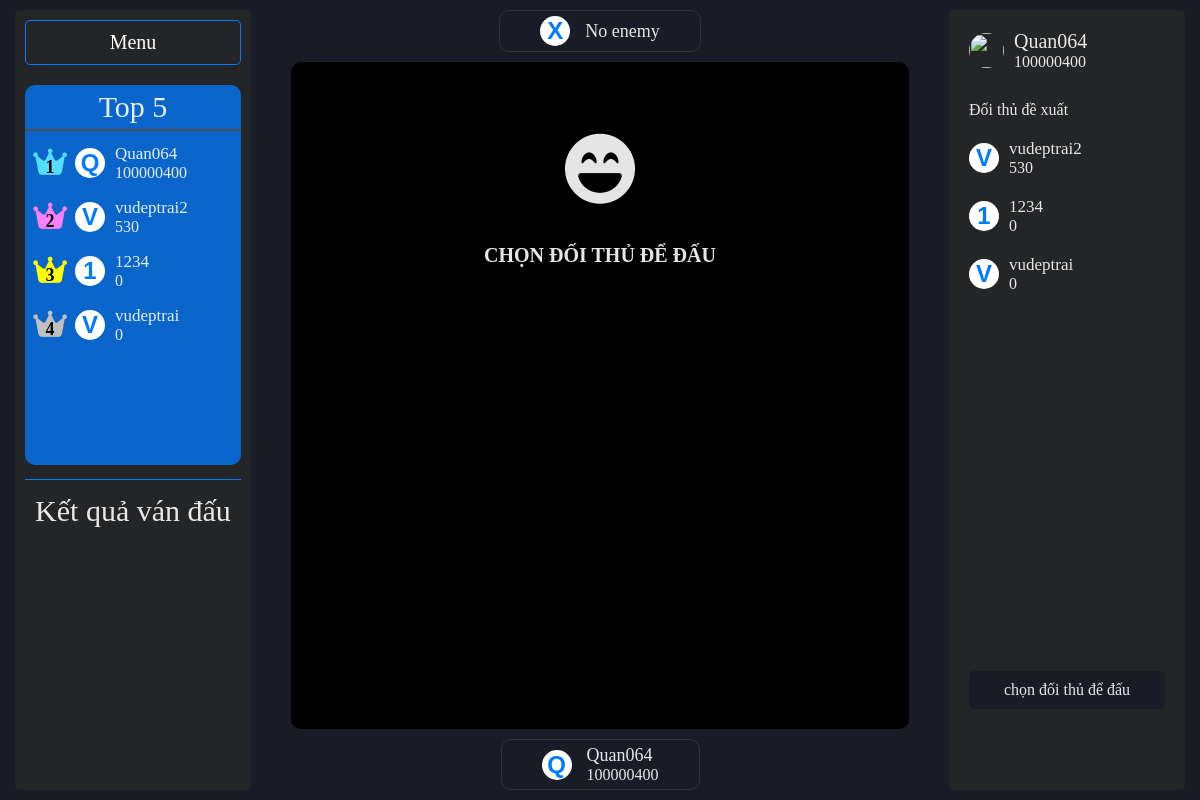
The page /bot_bot (signed in) on the database as committed earlier.
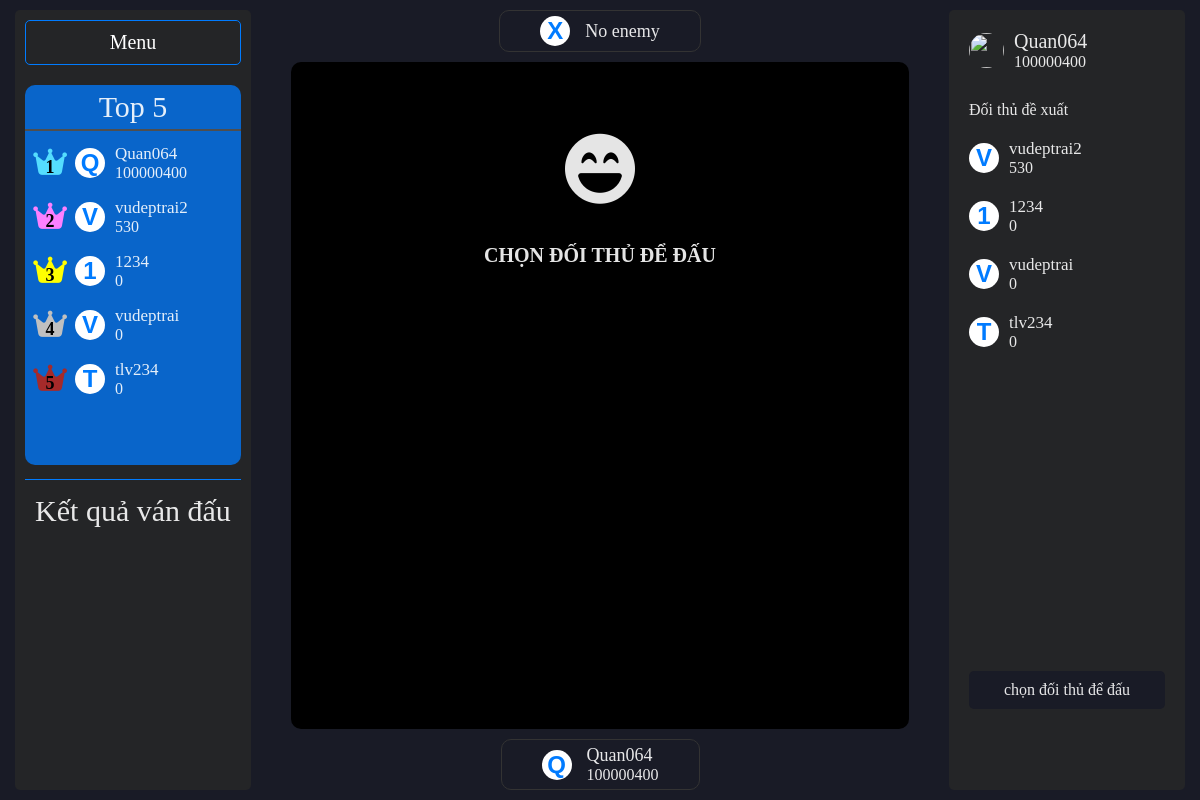
The same page on the database as committed later.
### main.py (models this page shows)
class User(db.Model, UserMixin):
    username:str
    elo:str
    fightable:bool
    id = db.Column(db.Integer, primary_key=True)
    username = db.Column(db.String(20), unique=True, nullable=False)
    password = db.Column(db.String(80), nullable=False)
    elo = db.Column(db.Integer)
    fightable = db.Column(db.Boolean)

### main.py (the view)
@app.route('/bot_bot')
@login_required
def bot_bot():
    if 'secret_key' in session:
        user = User.query.where(User.username == session['username']).first()
        login_user(user)
        users = [(i.username, i.elo) for i in User.query.filter(User.username != current_user.username, User.fightable == True).order_by(User.elo.desc()).limit(10).all()]
        rank_board = [(i.username, i.elo) for i in User.query.filter(User.fightable == True).order_by(User.elo.desc()).limit(5).all()]
        return render_template('bot_bot.html', users = users, rank_board = rank_board)
    else:
        if current_user:
            logout_user()
        return redirect(url_for('login'))

### main.py (called while the page is built)
@login_manager.user_loader
def load_user(user_id):
    return User.query.get(int(user_id))

### templates/bot_bot.html (shortened to what this page needs)
<!DOCTYPE html>
<html lang="en">
<head>
    <link rel="stylesheet" href="../static/css/style.css">
    <link rel="stylesheet" href="../static/css/bot_bot.css">
    <link rel="stylesheet" href="../static/css/animation.css">
    <link rel="stylesheet" href="https://cdnjs.cloudflare.com/ajax/libs/font-awesome/6.5.1/css/all.min.css">
</head>
<body>
    <div class="container">
        <div class="side_bar-left">
            <a href="{{ url_for('menu') }}" class="menu_btn">Menu</a>
            <ul class="rank_board_list">
                <div class="rank_board_header">Top 5</div>
                {% for i in rank_board %}
                    <li class="warrior" data-name={{i[0]}} data-elo={{i[1]}}>
                        <div class="warrior_rank">
                            <i class="fa-solid fa-crown crown"></i>
                            <div class="rank">1</div>
                        </div>
                        <div class="warrior-avatar"><p>{{i[0][0].upper()}}</p></div>
                        <div class="warrior-info">
                            <div class="warrior-info--name">{{i[0]}}</div>
                            <div class="warrior-info--elo">{{i[1]}}</div>
                        </div>
                    </li>
                {% endfor %}
            </ul>
            <div class="info_header">Kết quả ván đấu</div>
        </div>
        <div class="content">
            <div class="enemy">
                <div class="enemy_ava">X</div>
                <div class="enemy_info">
                    <div class="enemy-name">No enemy</div>
                </div>
            </div>
            <div class="fight_screen">
                <div class="fight_screen-standby">
                    <i class="fa-solid fa-face-laugh-beam"></i>
                    CHỌN ĐỐI THỦ ĐỂ ĐẤU
                </div>
            </div>
            <div class="user">
                <div class="user_ava">{{current_user.username[0].upper()}}</div>
                <div class="user_info">
                    <div class="user-name">{{current_user.username}}</div>
                    <div class="user-elo">{{current_user.elo}}</div>
                </div>
            </div>
        </div>
        <div class="side_bar">
            <div class="side_bar-header">
                <img src="https://static.vecteezy.com/system/resources/thumbnails/003/682/252/small/pink-blue-v-alphabet-letter-logo-icon-design-with-swoosh-for-business-and-company-vector.jpg" class="user-avatar"></img>
                <div class="user-info">
                    <div class="user-info--name">{{current_user.username}}</div>
                    <div class="user-info--elo">{{current_user.elo}}</div>
                </div>
            </div>
            <div class="side_bar-content">Đối thủ đề xuất</div>
            <ul class="side_bar-player-list">
                {% for i in users %}
                    <li class="player" data-name={{i[0]}} data-elo={{i[1]}}>
                        <div class="player-avatar"><p>{{i[0][0].upper()}}</p></div>
                        <div class="player-info">
                        <div class="player-info--name">{{i[0]}}</div>
                        <div class="player-info--elo">{{i[1]}}</div>
                        </div>
                    </li>
                {% endfor %}
            </ul>
            <div class="fight_btn">chọn đối thủ để đấu</div>
        </div>
    </div>
</body>
</html>

### static/css/style.css (style rules this page uses)
:root { --primary-color: #121212; --secondary-color: #1E1E1E; --text-primary: #000; --text-secondary: #333; }
* { margin: 0; padding: 0px; border: 0; font-size: 100%; list-style: none; box-sizing: border-box; }

### static/css/bot_bot.css (style rules this page uses)
body { height: 100vh; max-height: 100vh; background-color: #191B26; color: rgba(255, 255, 255, 0.898); }
.container { display: flex; height: 100%; padding: 10px; }
.menu_btn { display: block; text-decoration: none; color: #fff; font-size: 20px; padding: 10px 40px; margin-bottom: 20px; border: 1px solid #007BFF; border-radius: 5px; text-align: center; cursor: pointer; transition: all .2s linear; }
.side_bar-left { margin: 0 40px 0 5px; width: 20%; height: 100%; background-color: #242527; padding: 10px 10px; border-radius: 5px; }
.rank_board_list { height: 50%; overflow-y: scroll; background-color: #007bffc0; border-radius: 10px; }
.rank_board_header { text-align: center; font-size: 30px; padding: 5px 0; border-bottom: 2px solid #4f4e4e; margin-bottom: 5px; }
.warrior { display: flex; align-items: center; padding: 8px 10px; cursor: pointer; user-select: none; border-radius: 10px; }
.warrior_rank { display: flex; align-items:end; justify-content: center; margin: 0 5px auto 0; width: 30px; height: 30px; position: relative; }
.crown { position: absolute; color: yellow; font-size: 30px; top: 50%; left: 50%; transform: translate(-50%, -40%); }
.rank { position: absolute; font-size: 16px; color: #000; font-weight: bold; font-size: 18px; top: 50%; left: 50%; transform: translate(-50%, -10%); }
.warrior-avatar { font-family: Arial, Helvetica, sans-serif; display: flex; align-items: center; justify-content: center; width: 30px; height: 30px; border-radius: 50%; margin-right: 10px; margin-left: 5px; background-color: #fff; color: #007BFF; font-size: 24px; font-weight: bold; }
.warrior-info--name { font-size: 17px; }
.info_header { font-size: 30px; padding-top: 14px; margin-top: 14px; border-top: 1px solid #007BFF; text-align: center; }
.content { flex: 1; display: flex; flex-direction: column; justify-content: space-between; align-items: center; height: 100%; margin: auto 40px auto auto; }
.user, .enemy { display: flex; align-items: center; margin: 0 0 10px 0; padding: 5px 40px; border-radius: 10px; border: 1px solid #333; transition: all .5s linear; }
.user { margin: 10px 0 0 0; }
.user_ava, .enemy_ava { font-family: Arial, Helvetica, sans-serif; display: flex; align-items: center; justify-content: center; width: 30px; height: 30px; border-radius: 50%; margin-right: 15px; background-color: #fff; color: #007BFF; font-size: 24px; font-weight: bold; }
.user-name, .enemy-name { font-size: 18px; }
.user-elo, .enemy-elo { font-size: 16px; }
.fight_screen { display: flex; flex: 1; text-align: center; padding: 10px 0; border-radius: 10px; background-color: #000; height: 80%; width: 100%; }
.fight_screen-standby { margin: 10% auto auto auto; display: flex; flex-direction: column; font-size: 20px; font-weight: bold; }
.fight_screen-standby i { font-size: 70px; margin-bottom: 40px; }
.side_bar { margin: 0 5px 0 0; width: 20%; height: 100%; background-color: #242527; padding: 10px 10px; border-radius: 5px; }
.side_bar-header { display: flex; align-items: center; margin-bottom: 20px; padding: 5px 10px; }
.user-avatar { width: 35px; height: 35px; border-radius: 50%; }
.user-info { padding: 5px 10px; }
.user-info--name { font-size: 20px; }
.side_bar-content { margin-left: 10px; }
.side_bar-player-list { margin: 10px 0; height: 70%; overflow-y: scroll; }
.player { display: flex; align-items: center; padding: 10px 10px; cursor: pointer; user-select: none; border-radius: 10px; }
.player-avatar { font-family: Arial, Helvetica, sans-serif; display: flex; align-items: center; justify-content: center; width: 30px; height: 30px; border-radius: 50%; margin-right: 10px; background-color: #fff; color: #007BFF; font-size: 24px; font-weight: bold; }
.player-info--name { font-size: 17px; }
.fight_btn { padding: 10px 30px; margin: 10px 10px; display: flex; justify-content: center; background-color: #191B26; border-radius: 5px; cursor: pointer; user-select: none; transition: all .2s linear; }

Rows that differ between the two databases and show on the page:
now on this page (row edited): User: username "T", username "tlv234", elo "0"
